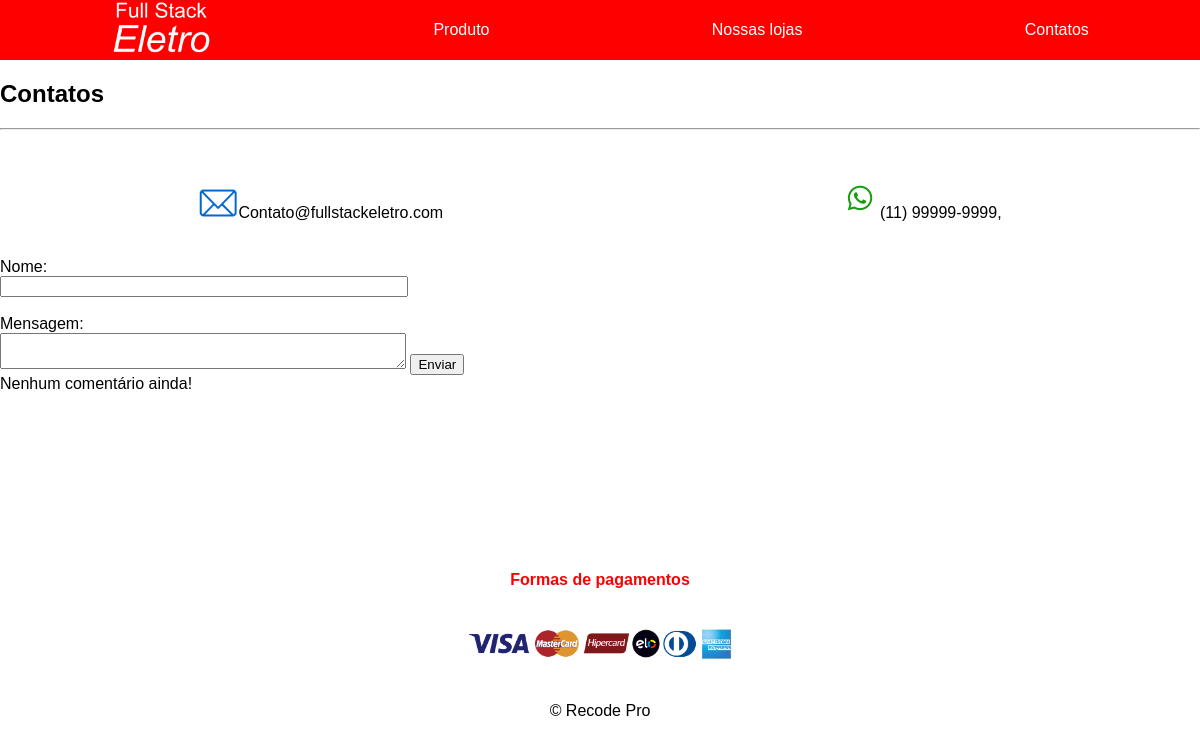
Before: /contatos.php with the older database file.
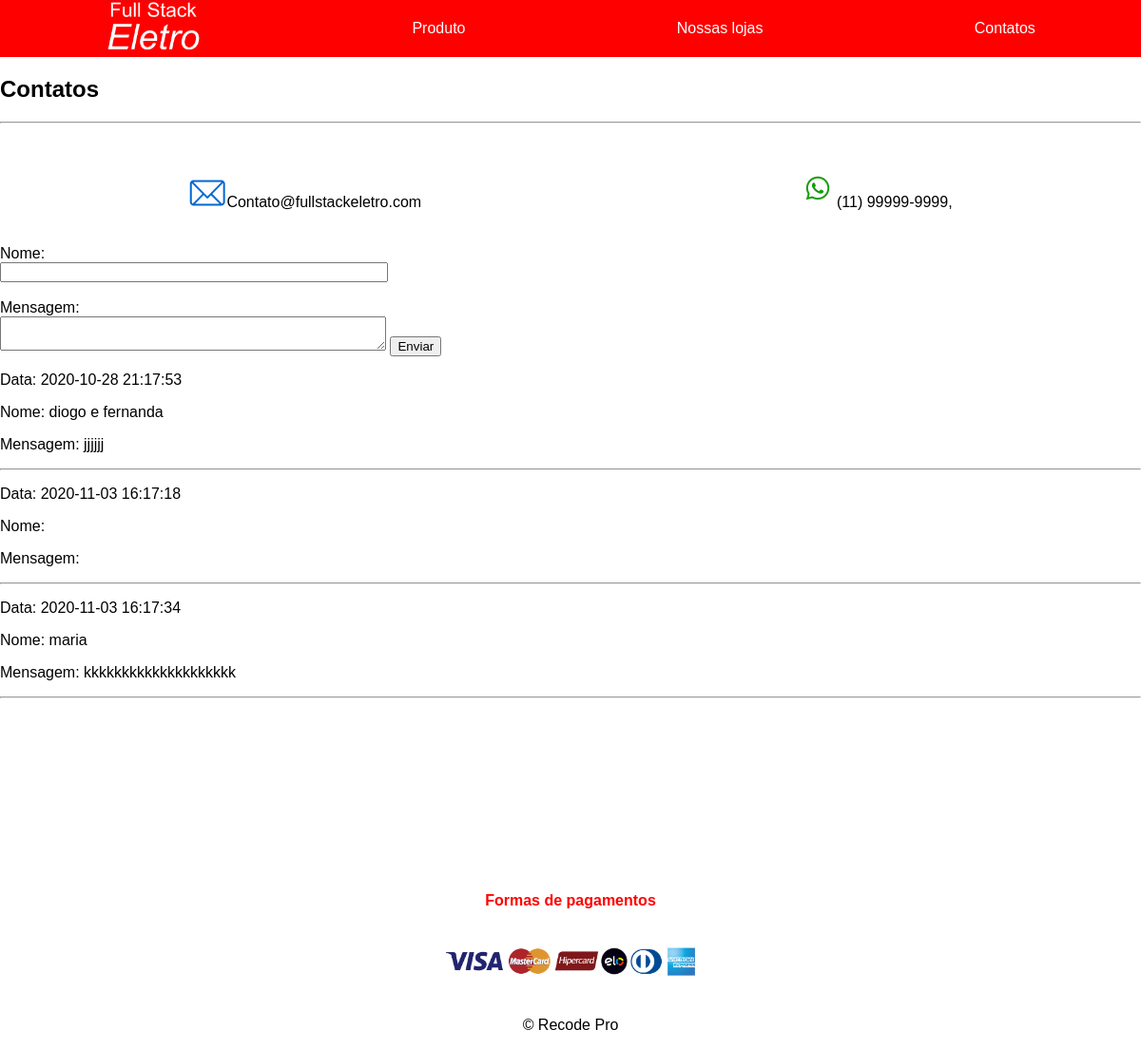
After: the same page with the newer database file.
### tables this page shows
CREATE TABLE `comentarios` (
  `id` int(11) NOT NULL,
  `nome` varchar(100) DEFAULT NULL,
  `msg` varchar(300) DEFAULT NULL,
  `data` datetime DEFAULT current_timestamp()
);

### contatos.php (the view, shortened to what this page needs)
<?php
    $servername = "localhost";
    $username = "root";
    $password = "";
    $database = "fseletro";
    $conn = mysqli_connect($servername, $username, $password, $database);
?>
<!DOCTYPE html>
<html lang="en">
<head>
    <link rel="stylesheet" href="./css/estilo.css">
</head>
<body>
    <h2>Contatos</h2>
    <hr>
    <section class="contato">
        <div>
            <p><img src="img/img/email.png" width="40">Contato@fullstackeletro.com</p>
        </div>
        <div>
            <p><img src="img/img/whatsapp.png" width="40">(11) 99999-9999,</p>
        </div>
    </section>
    <form method="post">
        <label>Nome: </label><br>
        <input type="text" name="nome" style="width:400px;">
        <br><br>
        <label>Mensagem:</label><br>
        <textarea style="width:400px" name="msg"></textarea>
        <input type="submit" name="submit" value="Enviar">
    </form>
    <?php
                $sql = "select * from fseletro.comentarios";
                $result = $conn->query($sql);
                if ($result->num_rows > 0) {
                    while($rows = $result->fetch_assoc()){
            ?>
            <div class="msgm">
                <p>Data: <?php echo $rows["data"]; ?></p>
                <p>Nome: <?php echo $rows["nome"]; ?></p>
                <p>Mensagem: <?php echo $rows["msg"]; ?></p>
                <hr>
                <?php
                    }
                }else {
                    echo "Nenhum comentário ainda!";
                }
            ?>
    <br> <br> <br> <br> <br>
    <br> <br> <br> <br> <br>
    <footer id="rodape">
        <p id="Formas_pagamentos"><b> Formas de pagamentos</p></b>
        <img width="300" src="./img/img/pagamentos-bandeiras-01.png" alt="Formas de pagamentos">
        <p> &copy; Recode Pro</p>
    </footer>
</body>
</html>

### css/estilo.css (style rules this page uses)
body { font-family: Arial, Helvetica, sans-serif; margin: 0; }
.menu { background-color: #ff0000; display: flex; justify-content: space-around; align-items: center; margin:0; padding:0; }
.menu a { color: white; text-decoration: none }
#rodape { text-align: center }
#Formas_pagamentos { color: red; }
.contato { display: flex; justify-content: space-around; align-items: flex-end; height:100px; margin-bottom:20px; }

Changed rows visible on the page:
added comentarios: data "2020-10-28 21:17:53", nome "diogo e fernanda", msg "jjjjjj"
added comentarios: data "2020-11-03 16:17:18"
added comentarios: data "2020-11-03 16:17:34", nome "maria", msg "kkkkkkkkkkkkkkkkkkkk"
Other visible differences:
text no longer shown: "Nenhum comentário ainda!"
